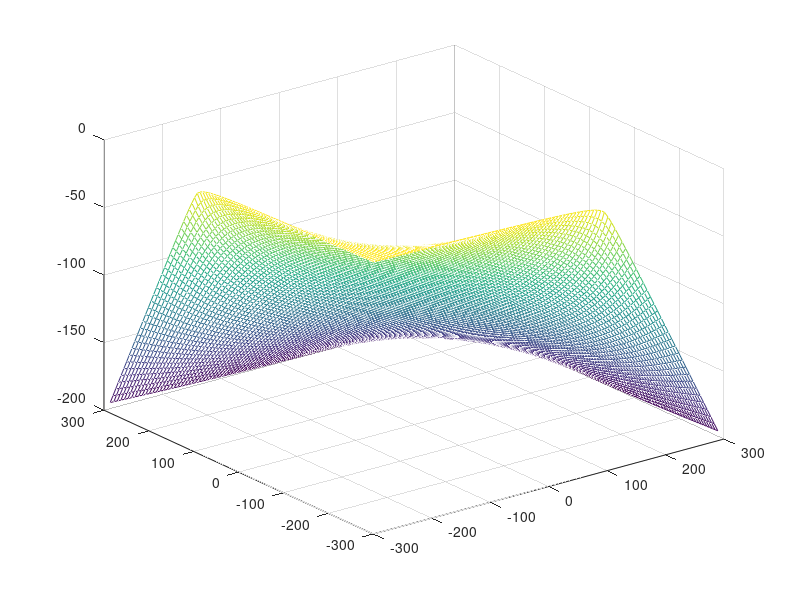

Reproduce this figure in MATLAB.
% 2D Laplace Equation
% (- d_t + b * d_xx + a * d_x + c) u = 0

% Model Parameters
r = 0.05;
sigma = 0.2;

lambda = 1;
delta = 1;

K = 100;
barrier = 300; %FIXME remove/rename

% PDE parameters, after a change of value
a = - (r - sigma^2 /2); %FIXME
b = sigma^2 / 2;
c = r;

% Grid parameters
m = 100; % Number of grid points
num_el = m^2;
h = 1 / (m - 1); % 
domain_size = barrier;
grid_vector = linspace(-domain_size, domain_size, m);
[grid_x, grid_y] = meshgrid(grid_vector);

%Boundary conditions
pattern_grid = zeros(size(grid_x));
pattern_grid([1 end], :) = 1;
pattern_grid(:, [1 end]) = 1;

pattern = logical(reshape(pattern_grid, num_el, 1));

%We'll use the (discounted) initial conditions for the boundary. See Premia

%Initial conditions (Rainbow option)
initial_conditions_matrix = max(max(grid_x, grid_y) - K, 0);
initial_conditions_vector = reshape(initial_conditions_matrix, num_el, 1);

%Finite difference approximations
v = ones(num_el,1);
id_mat = speye(num_el);
tridiag = spdiags([v -2*v v], [-1 0 1], m, m) * (1 / h^2); % D^2
centered_differences = spdiags([-v zeros(num_el, 1) v], [-1 0 1], m, m) * (1 / (2 * h)); % D

laplacian = sparse(num_el, num_el);
laplacian = kron(tridiag, speye(m, m)) + kron(speye(m, m), tridiag);

grad = sparse(num_el, num_el);
grad = kron(centered_differences, speye(m, m)) + kron(speye(m, m), centered_differences);

% u_t + H(Du, Iu) = G(u, D^2 U)
% Iu = \int{ u(x + z, t) - u(x, t) \Gamma_delta(z) dz}
% normpdf(X, mu, sigma)
% Trapezoidal rule: (1/2, 1, ..., 1, 1/2)
%trap_rule_mat = ones(m, m);
%trap_rule_mat(:, [1, end]) *= 0.5;
%gamma_mat = normpdf(repmat(grid_matrix, m, 1), 0, delta);
%int_mat = trap_rule_mat .* gamma_mat;

%Crank-Nicolson [hint: this will take forever...]
%discretization_mat = b * tridiag + a * centered_differences + c * id_mat + lambda * int_mat;
%discretization_mat = b * laplacian + a * grad + c * id_mat;
discretization_mat = b * laplacian;
U_pruned = zeros(nnz(not(pattern)));

lhs_pruned = discretization_mat(not(pattern), not(pattern));
rhs_pruned = discretization_mat(not(pattern), pattern) * initial_conditions_vector(pattern);

%constant_term = ((discretization_mat - eye(m^2, m^2) / k) * pattern_matrix * initial_conditions_vector)(logical(1 - pattern_vector));
constant_term = discretization_mat(not(pattern), pattern) * initial_conditions_vector(pattern);

U_pruned = lhs_pruned \ rhs_pruned;

axis([0 barrier 0 barrier 0 300])
mesh(grid_x(2:m-1, 2:m-1), grid_y(2:m-1, 2:m-1), reshape(U_pruned(:), m-2, m-2));
%print(sprintf("frame%i.png", i), "-dpng")
pause(100)

input("Press any key to continue ..."); 
